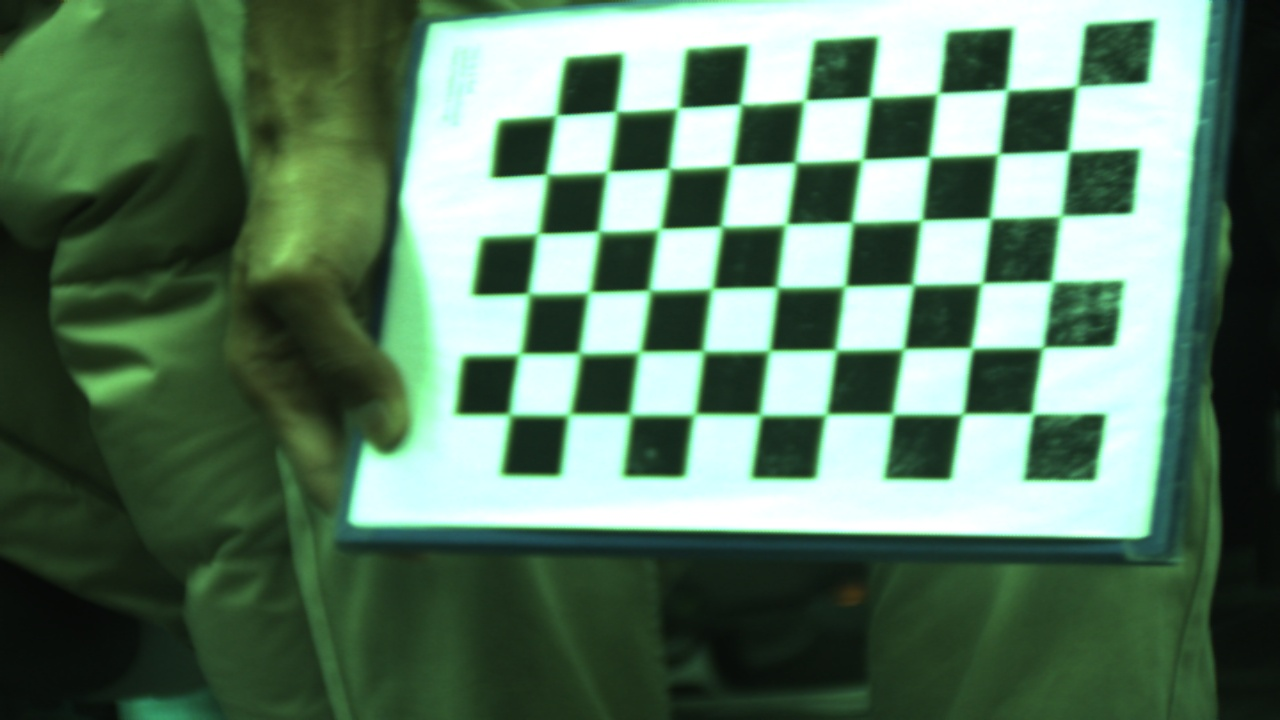
//> input picture src/calibration_checkerboard/cal_image_10.jpg, 1280 x 720 px, given in place of the camera
$ ./calibGigE   (built with g++ and OpenCV 4)
//> lines starting //> are read from the running program, lines starting //| are printed output that depends on the picture; after the words box and inside, x2 and y2 are one past the last pixel; in counts of white or black regions, pixels touching at a corner belong together
#include "CameraApi.h"
#include <iomanip>
#include <stdio.h>
#include <iostream>

#include "opencv2/imgcodecs.hpp"
#include "opencv2/imgproc.hpp"
#include "opencv2/highgui.hpp"
#include "opencv2/calib3d.hpp"
#include "opencv2/opencv.hpp"
#include "opencv2/aruco.hpp"
#include "opencv2/core.hpp"
#include "opencv2/videoio/legacy/constants_c.h"
#include "opencv2/highgui/highgui_c.h"


using namespace std;
using namespace cv;
int markNum(1);
int waitTime(50);
const float calibrationSquareDimension = 0.0245f; // meters
const float arucoSquareDimension = 0.1016f; // meters
const Size chessboardDimensions = Size(6,9);
unsigned char           * g_pRgbBuffer;     //processed data cache


// [104 lines left out: functions createKnownBoardPosition, getChessboardCorners, markerGenerator, createArucoMarkers, markerDetector, cameraCalibration and 1 more, not called in this run]
void cameraCalibrationProcess(Mat& cameraMatrix, Mat& distanceCoefficients)
{
    Mat frame;
    Mat drawToFrame;
    // Mat cameraMatrix = Mat::eye(3, 3, CV_64F);
    // Mat distanceCoefficients;
    vector<Mat> savedImages;
    vector<vector<Point2f>> markerCorners, rejectedCandidates;

    VideoCapture vid(2);
    if (!vid.isOpened())
        return;
    int framesPerSecond = 30;
    namedWindow("webcam", WINDOW_AUTOSIZE);
    while (true){
        if (!vid.read(frame))
            break;
//> frame is the input picture: 720 rows x 1280 cols, CV_8UC3; mean B, G, R 100.6, 122.6, 92.5

        vector<Vec2f> foundPoints;
        bool found = false;
        found = findChessboardCorners(frame, chessboardDimensions, foundPoints, CALIB_CB_ADAPTIVE_THRESH | CALIB_CB_NORMALIZE_IMAGE | CALIB_CB_FAST_CHECK);
//> found = true; foundPoints = 54 items, first 12: [1077, 86.5], [1069, 151.5], [1059.3, 217.8], [1052.5, 282], [1042.5, 347.5], [1032.5, 414], [1007.5, 90], [998, 154], [990.4, 218.5], [980.5, 284.8], [972.5, 348], [963.9, 414.5]
        frame.copyTo(drawToFrame);
        drawChessboardCorners(drawToFrame, chessboardDimensions, foundPoints, found);
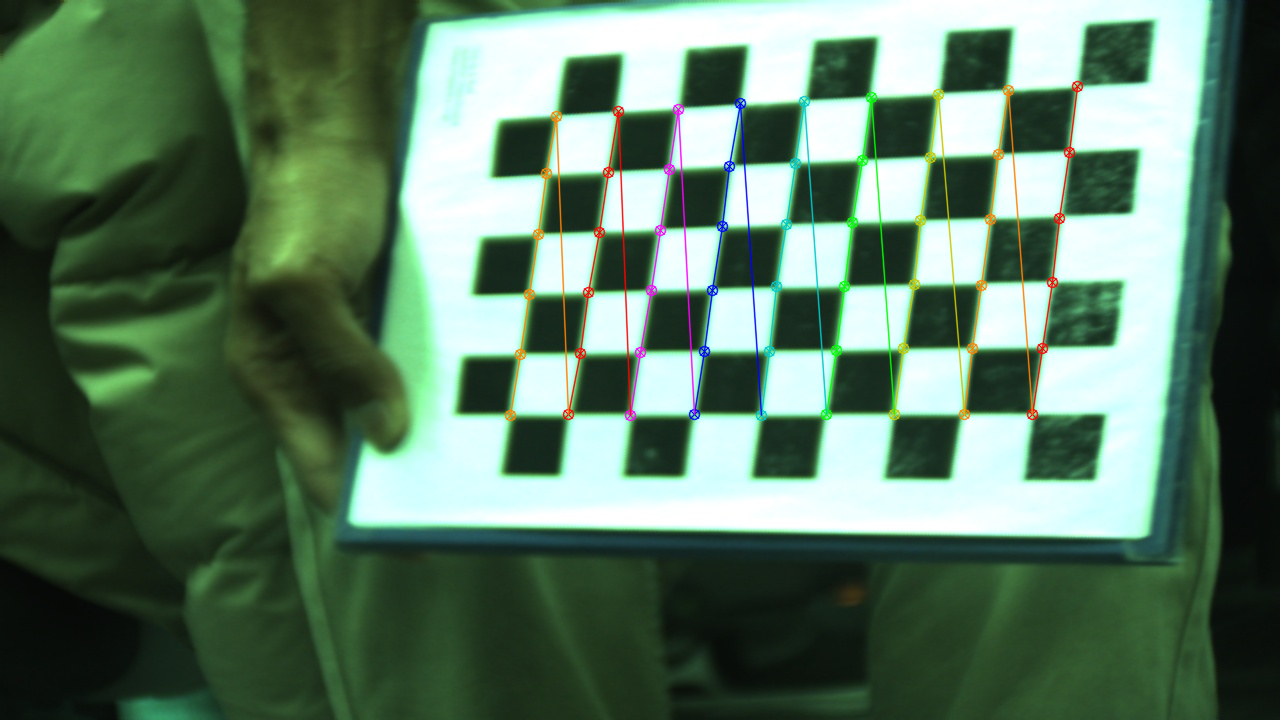
//> drawToFrame: 720 rows x 1280 cols, CV_8UC3; 2.22% of pixels changed, all inside (x1, y1, x2, y2) = (504, 80, 1084, 422)
        if (found)
            imshow("webcam", drawToFrame);
        else
            imshow("webcam", frame);
        char character = waitKey(1000/framesPerSecond);
//> the 'q' key is pressed
            // 1. Save an image(Space Key) -- if we see a valid checkerboard image
            // 2. Start Camera clibration (Enter Key) -- if we wanted to start camera calibration so long as we have enough images like 10 or 15
            // 3. Exit(Escape Key)
        switch (character) {
            case ' ' :{
                //saving image
                if (found){
                    Mat temp;
                    frame.copyTo(temp);
                    savedImages.push_back(temp);
                }
                break;
            }
            case 13:{
                // start calibration
                if (savedImages.size() > 15) {
                    cameraCalibration(savedImages, chessboardDimensions, calibrationSquareDimension, cameraMatrix, distanceCoefficients);
                    saveCameraCalibration("my_camera_calibration", cameraMatrix, distanceCoefficients);
                }
                break;
            }
            case 27:{
                //exit
                return;
                break;
            }
        }
    }
    return;
}

// [339 lines left out: functions loadCameraCalibration, startWebcamMonitoring, gige_cam, gige_fpsCal, showwebcam, not called in this run]


int main() {
    // gige_fpsCal();
    // showwebcam();


    Mat cameraMatrix = Mat::eye(3, 3, CV_64F);
    Mat distanceCoefficients;

    cameraCalibrationProcess(cameraMatrix, distanceCoefficients);
    return 0;
}

$ run again, on src/calibration_checkerboard/cal_image_11.jpg
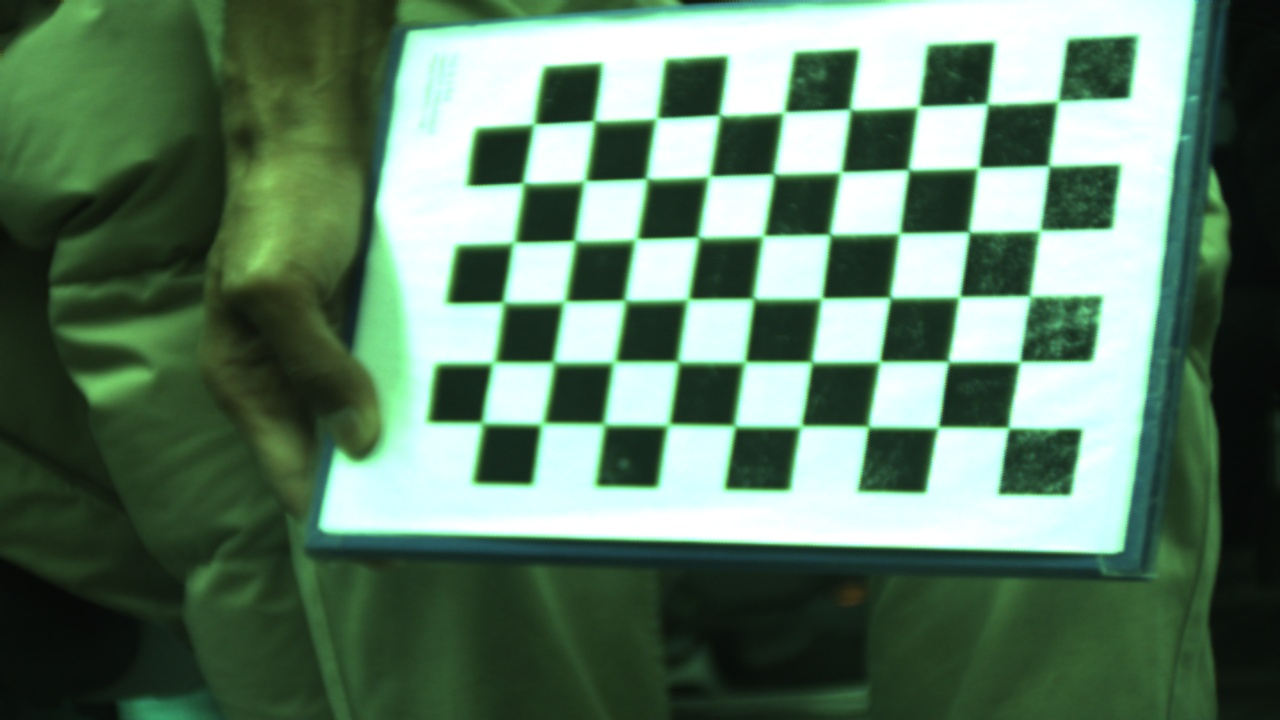
//> input picture src/calibration_checkerboard/cal_image_11.jpg, 1280 x 720 px, given in place of the camera
//> in cameraCalibrationProcess, frame is the input picture: 720 rows x 1280 cols, CV_8UC3; mean B, G, R 102.7, 124.3, 95.1
//> found = true; foundPoints = 54 items, first 12: [1057.5, 101], [1048.5, 166], [1039.2, 230.8], [1031, 296.5], [1019.5, 362], [1008.5, 428], [987.5, 104], [977.6, 168.3], [969.2, 231.6], [958.5, 296.5], [949, 361.5], [938, 428]
//> in cameraCalibrationProcess, `drawChessboardCorners(drawToFrame, chessboardDimensions, foundPoints, ..`:
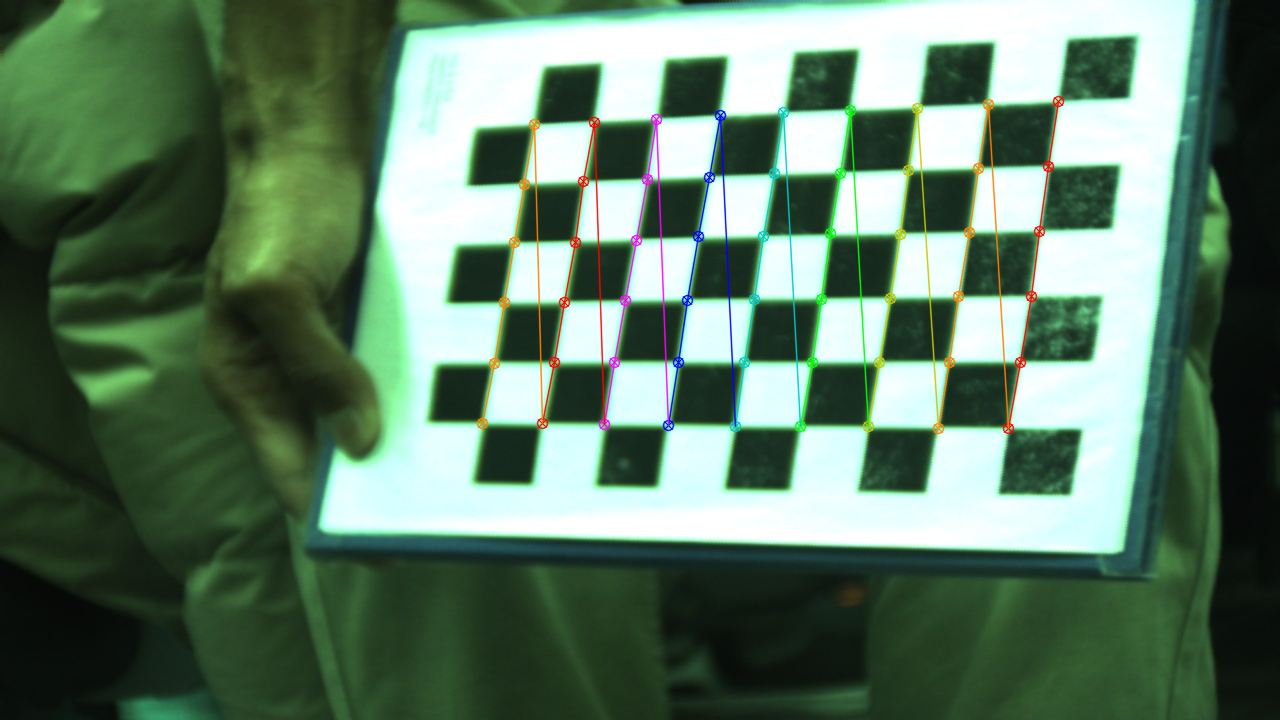
//> drawToFrame: 720 rows x 1280 cols, CV_8UC3; 2.21% of pixels changed, all inside (x1, y1, x2, y2) = (476, 95, 1065, 435)

$ run again, on src/calibration_checkerboard/cal_image_14.jpg
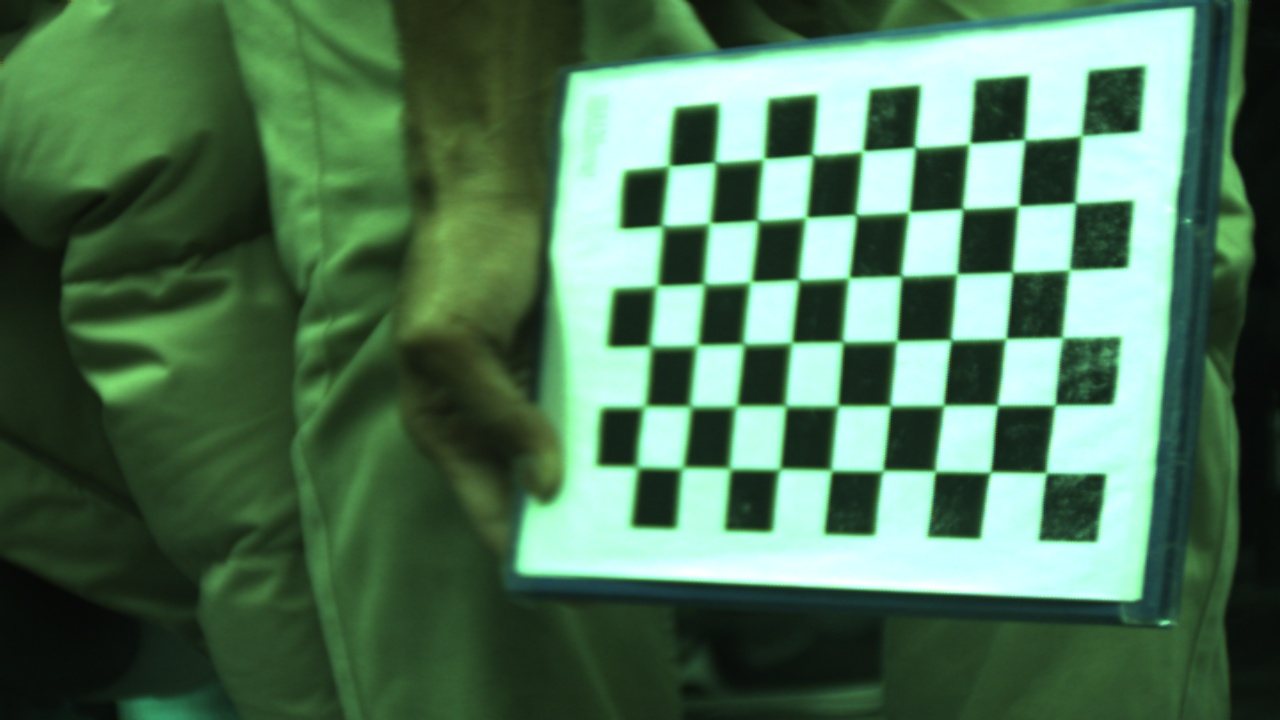
//> input picture src/calibration_checkerboard/cal_image_14.jpg, 1280 x 720 px, given in place of the camera
//> in cameraCalibrationProcess, frame is the input picture: 720 rows x 1280 cols, CV_8UC3; mean B, G, R 89.1, 116.8, 79.7
//> found = true; foundPoints = 54 items, first 12: [1082, 134.3], [1075.8, 202.1], [1069, 270], [1062.5, 338], [1055, 406], [1046.7, 474], [1024.5, 140], [1018.5, 206.5], [1012.5, 272], [1006.9, 337.4], [998.9, 405.7], [990, 472.5]
//> in cameraCalibrationProcess, `drawChessboardCorners(drawToFrame, chessboardDimensions, foundPoints, ..`:
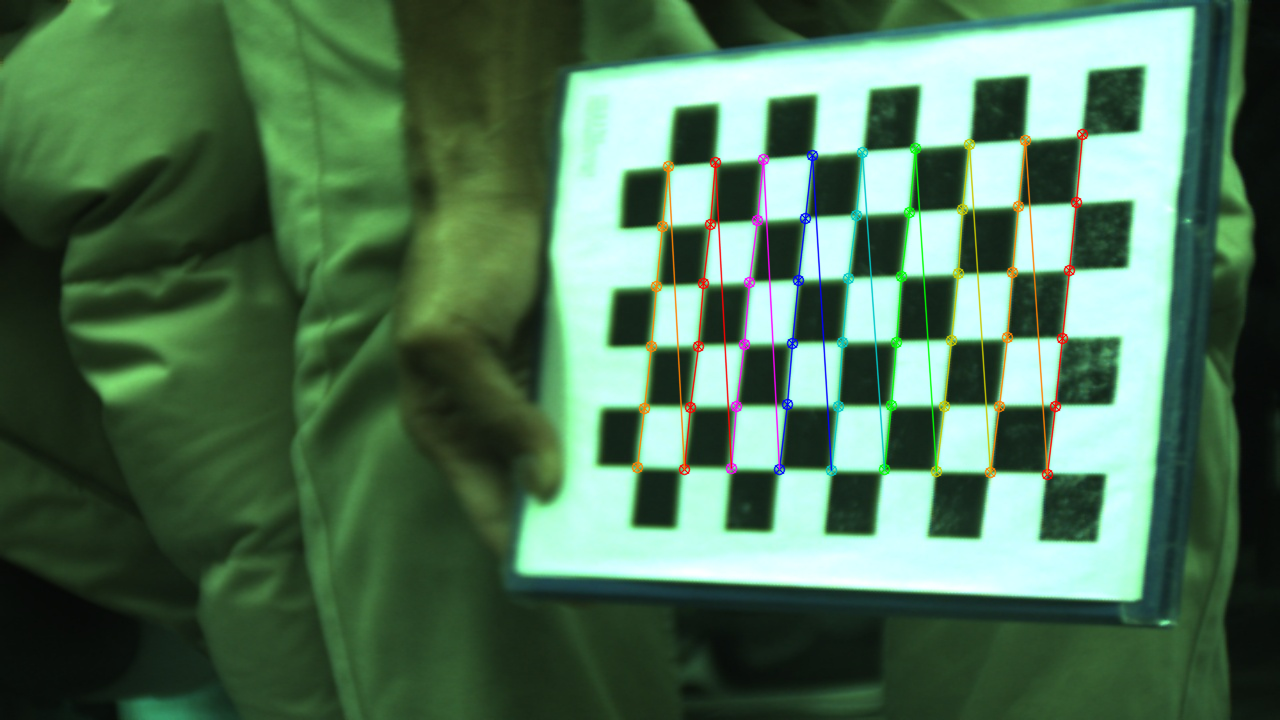
//> drawToFrame: 720 rows x 1280 cols, CV_8UC3; 2.24% of pixels changed, all inside (x1, y1, x2, y2) = (631, 128, 1089, 481)
